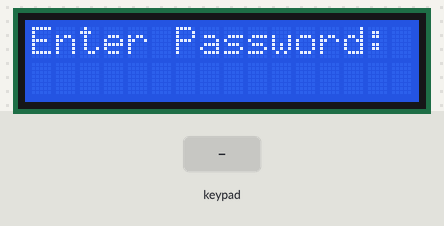
A program run on a simulated ESP32. Parts: 16×2 character LCD. Wiring (inferred from the names in the program): 4×4 keypad with keys 1 2 3 A 4 5 6 B 7 8 9 C * 0 # D: rows GPIO 13, GPIO 12, GPIO 14, GPIO 27; columns GPIO 33, GPIO 32, GPIO 26, GPIO 25. Inputs (shaded band) come from the test bench.

Above: at 1.2 s.
1.3 s: keypad keys 1 2 3 4 * pressed 0.4 s apart
At 4.8 s:
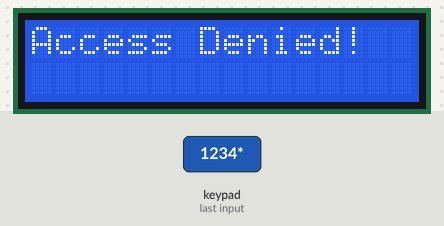
5.1 s: key '1' pressed
At 6.4 s:
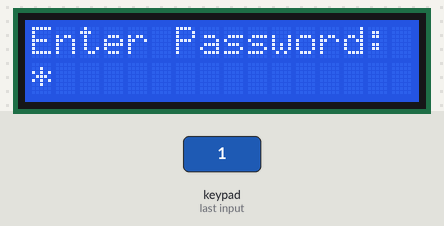
7.6 s: key '2' pressed
At 8.8 s:
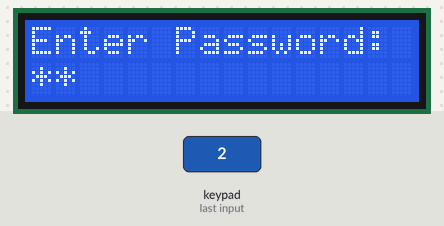
Timing chart, 0 to 10.6 s (numbered marks = the images above; inputs shaded):
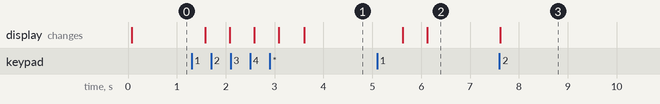

Measured:
- after the input at 1.3 s, the display: first changes after 0.28 s (image 1 shows a later state)
- after the input at 5.1 s, the display: first differs from a run without the input after 1.0 s (image 2)
- after the input at 7.6 s, the display: changes at once (image 3)

The program:

main.cpp
```cpp
#include <Arduino.h>
#include <LiquidCrystal_I2C.h>


char key;
const char password[] = "1234"; // 定义密码
char entered_password[5] = {0}; // 定义已输入的密码（多一位存放终止符）
int row_pins[4] = {13, 12, 14, 27}; // 定义行引脚
int col_pins[4] = {26, 25, 33, 32}; // 定义列引脚
LiquidCrystal_I2C lcd(0x27, 16, 2); // 配置LCD对象
void setup()
{

  for (int i = 0; i < 4; i++)
  {
    pinMode(row_pins[i], INPUT_PULLUP); // 设置行引脚为输入模式
    pinMode(col_pins[i], OUTPUT); // 设置列引脚为输出模式
    digitalWrite(col_pins[i], HIGH); // 初始时将列引脚拉高
  }
  lcd.init(); // 初始化LCD
  lcd.backlight(); // 启动背光
  lcd.setCursor(0, 0); // 设置光标位置
  lcd.print("Enter Password:"); // 显示提示信息

}
void check(char key)
{
  if(key)
  {
    if(key=='#')
    {
      if(strcmp(entered_password, password)==0)
      {
        lcd.clear(); // 清屏
        lcd.print("Access Granted!"); // 显示成功信息
      }
      else
      {

        lcd.clear(); // 清屏
        lcd.print("Access Denied!"); // 显示失败信息
      }
      delay(2000); // 延时2秒
      lcd.clear(); // 清屏
      lcd.print("Enter Password:"); // 显示提示信息
      memset(entered_password, 0, sizeof(entered_password)); // 清空已输入的密码
    }
    else
    {
      if(strlen(entered_password)<4)
      {
        lcd.setCursor(strlen(entered_password), 1);
        lcd.print('*'); // 显示按键值
        entered_password[strlen(entered_password)] = key; // 将按键值添加到已输入的密码中
}
    }


  }

delay(500); // 延时500毫秒

}
char readKey()
{
  char key[4][4] =
  {
    {'1','2','3','A'},
    {'4','5','6','B'},
    {'7','8','9','C'},
    {'*','0','#','D'}
  };
for(int j=0;j<4;j++)
{
  digitalWrite(col_pins[j], LOW); // 将列引脚拉低
  for(int i=0;i<4;i++)
  {
    if(digitalRead(row_pins[i])==LOW)
    {
      char k = key[i][j]; // 返回按键值
      digitalWrite(col_pins[j], HIGH); // 将列引脚拉高
      return k;
    }
  }
  digitalWrite(col_pins[j], HIGH); // 将列引脚拉高
}
  return '\0';

}
void loop()
{
  key = readKey(); // 读取按键
  check(key);

}
```
